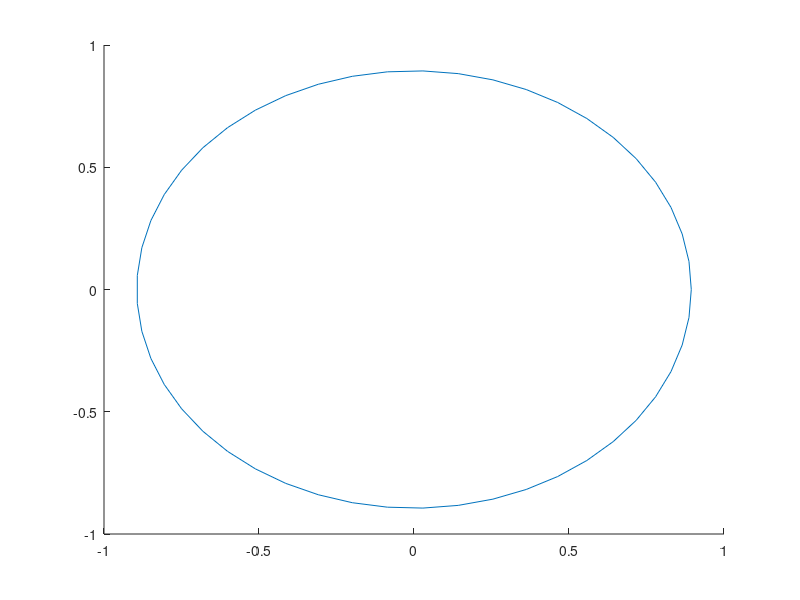

MATLAB code for this plot: (Note: this script raises an error after producing the figure.)
% OUTPUT: calculate the EOCs for 1 time step of the curve shortening flow

% Set up fixed surface parameters
xHandle=@(x)(cos(2*pi*x));
yHandle=@(x)(sin(2*pi*x));
degree=2;
N=[11 21 31 41 51];
T=1.0;
errors=zeros(1,numel(N));
EOCs=zeros(1, numel(N)-1);

t=0.1;
hold on;
sp=linspace(0,1,50);
xActual=sqrt(1-2*t)*cos(2*pi*sp);
yActual=sqrt(1-2*t)*sin(2*pi*sp);
plot(xActual, yActual);

for i=1:numel(N)
    
    % Set up time step etc.
    h=1/N(i);
    delta=h*h;
    sp=linspace(0, 1, N(i));
    
    %Number of steps to get to time t
    steps=floor(t/delta);
    
    %DEBUG
    fprintf(mat2str(sp));
    fprintf('\n');
    %END DEBUG
    
    
    
    crv=periodicCurveInterpolate(N(i), degree, xHandle, yHandle);
    geometry=geo_load(crv);
    knots=geometry.perbspline.knots;
    
    % Create mesh
    [qn, qw] = msh_set_quad_nodes(knots, msh_gauss_nodes(crv.order));
    msh=msh_cartesian(knots, qn, qw, geometry);
    
    % Create discrete space of periodic basis splines
    space=sp_perbsp(geometry.perbspline, msh);
    
    % Calculate the matrices
    M = op_u_v_tp(space, space, msh); %mu = 1
    M=M(1:N(i), 1:N(i));
    A = op_gradu_gradv_tp(space, space, msh); %epsilon = 1
    A=A(1:N(i), 1:N(i));
    mat = (1/delta)*(M)+A;
    
    prevxCoefs=crv.coefs(1,:);
    prevyCoefs=crv.coefs(2,:);
    newxCoefs=zeros(N(i), steps);
    newyCoefs=zeros(N(i), steps);
    
    for j=1:steps
        rhs1=(1/delta)*M*prevxCoefs' + 0; %+0 for no forcing term
        rhs2=(1/delta)*M*prevyCoefs' + 0;
        
        newxCoefs(:,j)=mat\rhs1;
        newyCoefs(:,j)=mat\rhs2;
        
        prevxCoefs=newxCoefs(:,j)';
        prevyCoefs=newyCoefs(:,j)';
        
        % Update M and A on new space
        coefs=[newxCoefs(:,j)'; newyCoefs(:,j)'];
        geometry=geo_load(perbspmak(coefs, knots));
        
        % Create mesh
        [qn, qw] = msh_set_quad_nodes(knots, msh_gauss_nodes(crv.order));
        msh=msh_cartesian(knots, qn, qw, geometry);
        
        % Create discrete space of periodic basis splines
        space=sp_perbsp(geometry.perbspline, msh);
        
        % Calculate the matrices
        M = op_u_v_tp(space, space, msh); %mu = 1
        M=M(1:N(i), 1:N(i));
        A = op_gradu_gradv_tp(space, space, msh); %epsilon = 1
        A=A(1:N(i), 1:N(i));
        mat = (1/delta)*(M)+A;
    end
      
    results=[newxCoefs(:,steps)'; newyCoefs(:,steps)'];
    
    % Compare radii
    solutionHandle=@(x)(sqrt(1-2*t));
    approxHandle=@(x)(norm(periodicSplineCurveEval(knots, x, degree, results)));
    errors(i)=maxDiff(solutionHandle, approxHandle, sp);
    perbspplot(perbspmak(results, knots), 40);
    
end

% Calculate the EOCs
for i=1:numel(EOCs)
    numerator=log(errors(i)/errors(i+1));
    %numerator=log(errors(i+1)/errors(i));
    denominator=log((1/N(i))/(1/N(i+1)));
    %denominator=log((1/N(i+1))/(1/N(i)));
    EOCs(i)=numerator/denominator;
end

